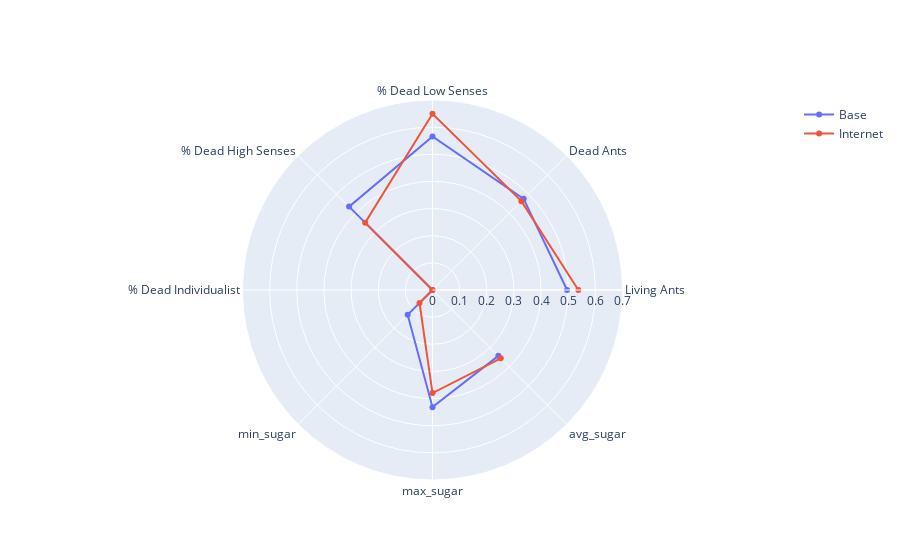

The notebook cell this image was saved under:
### Code cell
fig = go.Figure()
fig.add_trace(go.Scatterpolar(
      r=[no_internet_normalized[c].mean() for c in categories],
      theta=categories,
      name='Base'
))
fig.add_trace(go.Scatterpolar(
      r=[internet_normalized[c].mean() for c in categories],
      theta=categories,
      name='Internet'
))

fig.update_layout(
  polar=dict(
    radialaxis=dict(
      visible=True,
      range=[0, 0.7]
    )),
  showlegend=True
)

fig.show()

### Figure 1 — Plotly figure (JSON) as saved in the notebook; plotly's stock layout.template omitted (floating-point values rounded to 4 significant figures)
{"data": [{"name": "Base", "r": [0.4958, 0.475, 0.5656, 0.4344, 0, 0.1293, 0.4316, 0.3432], "theta": ["Living Ants", "Dead Ants", "% Dead Low Senses", "% Dead High Senses", "% Dead Individualist", "min_sugar", "max_sugar", "avg_sugar"], "type": "scatterpolar"}, {"name": "Internet", "r": [0.5374, 0.4631, 0.6491, 0.3509, 0, 0.06761, 0.3798, 0.3557], "theta": ["Living Ants", "Dead Ants", "% Dead Low Senses", "% Dead High Senses", "% Dead Individualist", "min_sugar", "max_sugar", "avg_sugar"], "type": "scatterpolar"}], "layout": {"polar": {"radialaxis": {"range": [0, 0.7], "visible": true}}, "showlegend": true}}
